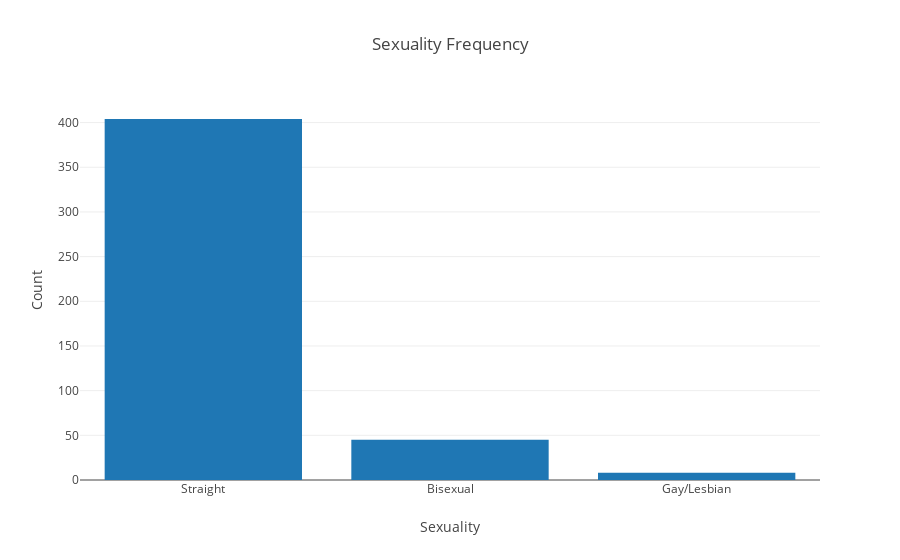

Notebook cell for this chart:
### Code cell
# Sexuality counts

data = [go.Bar(x = ['Straight', 'Bisexual', 'Gay/Lesbian'],
              y = df.sexuallity.value_counts())]
layout = go.Layout(
    title='Sexuality Frequency',
    xaxis=dict(
        title='Sexuality'
    ),
    yaxis=dict(
        title='Count'
        )
    )

fig = go.Figure(data=data, layout=layout)
plty.offline.iplot(fig)

### Figure 1 — Plotly figure (JSON) as saved in the notebook; plotly's stock layout.template omitted (floating-point values rounded to 4 significant figures)
{"data": [{"type": "bar", "uid": "f3925565-0e29-48ae-8635-846ba2783ac5", "x": ["Straight", "Bisexual", "Gay/Lesbian"], "y": [404, 45, 8]}], "layout": {"title": {"text": "Sexuality Frequency"}, "xaxis": {"title": {"text": "Sexuality"}}, "yaxis": {"title": {"text": "Count"}}}}
